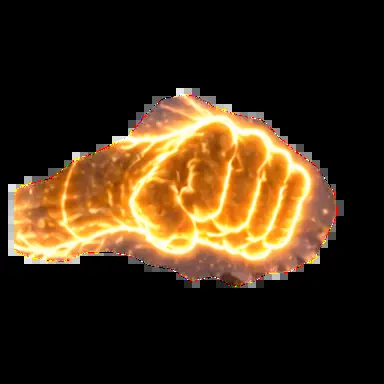
#> input picture godot/labs/combat_lab/fist03/assets/godfist_master.webp, 384 x 384 px
$ python -i generate_fist12_r10.py   (imports and definitions only)
#> lines starting #> are read from the running program, lines starting #| are printed output that depends on the picture
#!/usr/bin/env python3
"""FIST12 R10, artist-reviewed branch candidate: source-preserved painterly fist VFX.
The independent first-party true-alpha source masters are the six R9 original
image-generated sprite pages, not copyrighted VL/JX pixels or promo posters.
R10 re-authors direction, opacity and posing rather than merely recoloring R9:
jab rightwards, ascending hooked strike and dense axial finisher; one local
contact and a small broken vein mark. No skeleton rig / GIF / gameplay.
SOURCE IS A DERIVATIVE of owner-rejected R9 master art, not a brand-new painting.
"""
from pathlib import Path
from PIL import Image, ImageDraw, ImageFilter, ImageChops, ImageEnhance
import numpy as np, io, base64, hashlib, math, json
ROOT=Path(__file__).resolve().parents[2]
SRC=ROOT/'godot/labs/combat_lab/fist12/assets/r9_sources'
OUT=ROOT/'godot/labs/combat_lab/fist12/assets/r10_generated'
# [1 line not run here, left out]
CELL=320; SC=224
# Authored first-party illuminated *fist* source already owned by FIST03,
# also used by FIST11 as material; never a proprietary JX game sprite.
FIST_SOURCE=ROOT/'godot/labs/combat_lab/fist03/assets/godfist_master.webp'
FIST_SOURCE_BYTES=FIST_SOURCE.read_bytes()
# [2 lines not run here, left out]
NAMES=('charge','punch1','punch2','punch3','contact','mark')
# [9 lines left out: function source, not called in this run]
MASTER={};SRC_HASHES={}
# [2 lines not run here, left out]
# [49 lines left out: functions pigment, colored_spirit_fist, feather, overlay, centered, not called in this run]
def charge(i):
#> called with i = 0
    t=i/7.0
    out=Image.new('RGBA',(CELL,CELL))
#> out: PIL image 320x320 RGBA; every value is 0
    q=MASTER['charge'][i]
    p=pigment(feather(q),power=.70+.23*t,hot=.14)
    # Compressed hand qi: not a round spell circle; cropped curls move toward fist.
    centered(out,p,154,167,94+72*t,89+65*t,rotation=-12+5*math.sin(t*math.pi),gain=.94,halo=.20)
    return out
# [67 lines left out: functions pressure, contact, mark, not called in this run]
# [6 lines that did not run here, left out]
report={'art_source_class':'FIRST_PARTY_R9_INDEPENDENT_PAINTED_SOURCE_DERIVATIVE','source_sha256':{**SRC_HASHES,'first_party_fist03_illuminated_fist':hashlib.sha256(FIST_SOURCE_BYTES).hexdigest()},'revision':'R10',
        'rejected_previous_owner_version':'R9','new_master_created':False,'atlas':{}}
# [18 lines not run here, left out]

>>> import cv2
>>> picture = cv2.imread('../../godot/labs/combat_lab/fist03/assets/godfist_master.webp', cv2.IMREAD_GRAYSCALE)
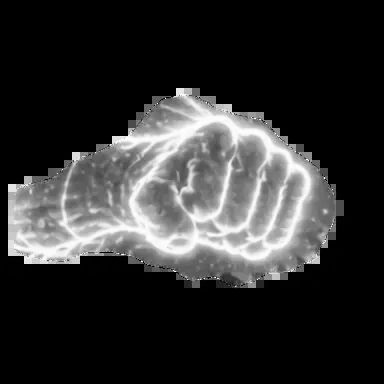
#> picture: shape (384, 384); min 0, max 255, mean 48.4
>>> result = charge(picture)
#> (the run stopped early here; a loop or call above may not have finished)
